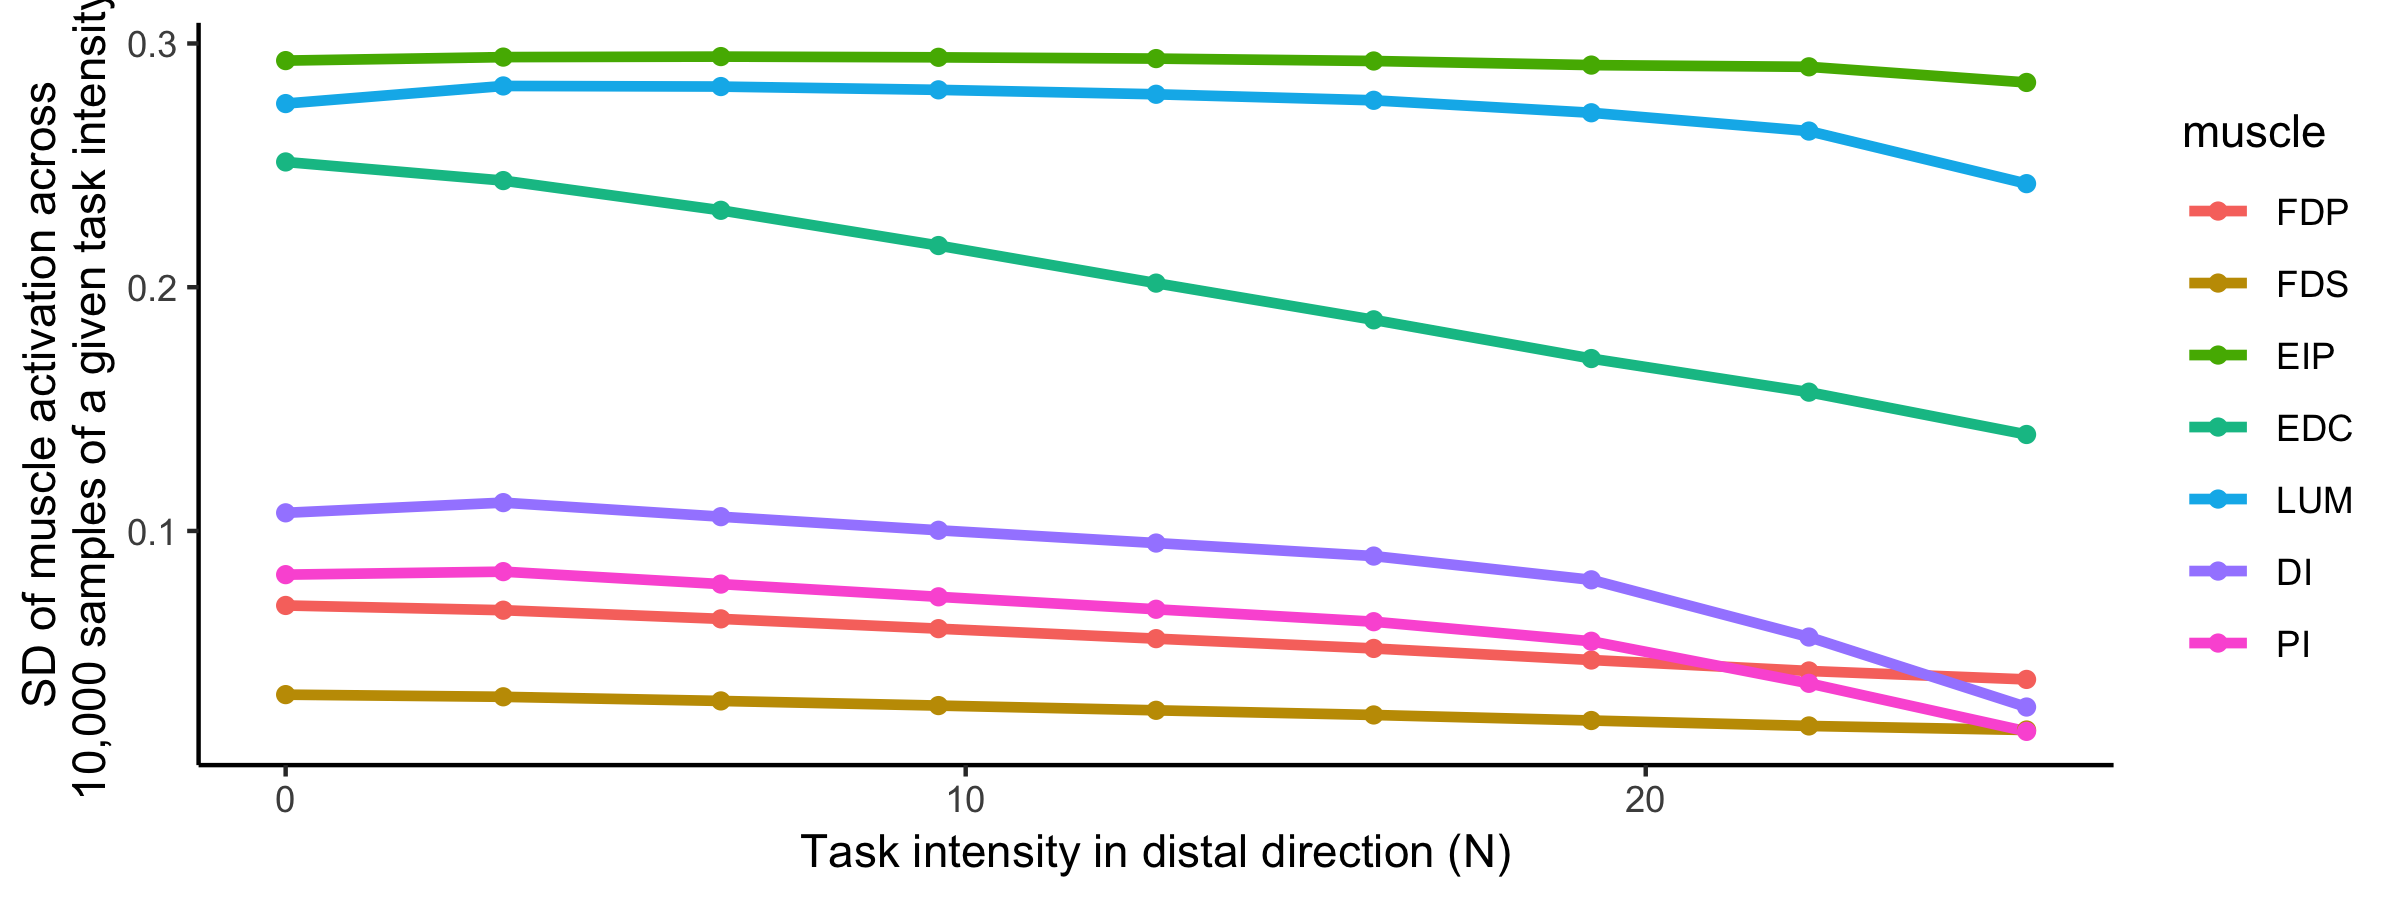

R code for this plot:
source('pca_analysis.R')
##' Do Call Rbind on list of dataframes
##' @param list of dataframes
##' @return df row-bound concatenated dataframe
dcrb <- function(list_of_dataframes) {
  do.call("rbind", list_of_dataframes)
}

library(reshape2)
library(magrittr)
source('pca_analysis.R')
task_intensities <- c(0,3.2,6.4,9.6,12.8, 16.0,19.2,22.4,25.6)
list_of_hitrun_dataframes_for_different_forces <- list_10k_dataset_hitrun_dataframes()[c(1,2,3,4,5,6,7,8,9)]
pcas_1 <- lapply(list_of_hitrun_dataframes_for_different_forces, get_loadings_for_PC, PC=1, normalize_to_max_abs_value=TRUE) %>% dcrb %>% as.data.frame
pcas_2 <- lapply(list_of_hitrun_dataframes_for_different_forces, get_loadings_for_PC, PC=2, normalize_to_max_abs_value=TRUE) %>% dcrb %>% as.data.frame
pcas_3 <- lapply(list_of_hitrun_dataframes_for_different_forces, get_loadings_for_PC, PC=3, normalize_to_max_abs_value=TRUE) %>% dcrb %>% as.data.frame

posflip_pcas1 <- apply(pcas_1[,1:7], 1, flip_sign_if_dot_is_negative, reference_vector=t(pcas_1[1,1:7]%>%as.matrix)) %>% t %>% as.data.frame
posflip_pcas2 <- apply(pcas_2[,1:7], 1, flip_sign_if_dot_is_negative, reference_vector=t(pcas_2[1,1:7]%>%as.matrix)) %>% t %>% as.data.frame
posflip_pcas3 <- apply(pcas_3[,1:7], 1, flip_sign_if_dot_is_negative, reference_vector=t(pcas_3[1,1:7]%>%as.matrix)) %>% t %>% as.data.frame

posflip_pcas1$task_intensity <- task_intensities
posflip_pcas1$PC <- "PC1"
posflip_pcas2$task_intensity <- task_intensities
posflip_pcas2$PC <- "PC2"
posflip_pcas3$task_intensity <- task_intensities
posflip_pcas3$PC <- "PC3"

pc_df <- melt(dcrb(list(posflip_pcas1,posflip_pcas2,posflip_pcas3)), id.vars=c("PC", "task_intensity"))
colnames(pc_df) <- c("PC", "task_intensity", "muscle", "normalized_loading_value")

p <- ggplot(pc_df, aes(task_intensity, normalized_loading_value, col=muscle)) + geom_line(size=1.3) + facet_grid(~PC) + theme_classic()
p <- p + theme_classic() + xlab("Task intensity in distal direction (N)") + ylab("Normalized Loading Value")





sd_per_task<- lapply(list_of_hitrun_dataframes_for_different_forces, function(x){
	res <- apply(x,2,sd)
}) %>% dcrb %>% as.data.frame
sd_per_task$task_intensity <- task_intensities
sd_df <- melt(sd_per_task, id.vars=c("task_intensity"))
colnames(sd_df) <- c("task_intensity", "muscle","sd_across_10k_solutions")

p_sd <- ggplot(sd_df, aes(task_intensity, sd_across_10k_solutions, col=muscle)) + geom_line(size=1.2)
p_sd <- p_sd + theme_classic() + xlab("Task intensity in distal direction (N)") + ylab("SD of muscle activation across\n10,000 samples of a given task intensity")
p_sd <- p_sd + geom_point()
ggsave("muscle_variance_over_tasks.png",p_sd,width=8, height=3)

zscore_the_columns <- function(df){
	apply(df, 2, function(x){
		x_mean <- mean(x)
		x_sd <- sd(x)
		z_scores <- (x - x_mean)/ x_sd
		return(z_scores)
	}) %>% as.data.frame
}

sample_har_set <- list_of_hitrun_dataframes_for_different_forces[[1]]
list_of_har_dfs_z_scores <- lapply(list_of_hitrun_dataframes_for_different_forces, zscore_the_columns)

expect_zero_mean_variance_1 <- lapply(list_of_har_dfs_z_scores, function(x){
	sds <- apply(x, 2, sd)
	means <- apply(x, 2, mean)
	list(sds,means)
})
expect_true(sum(sapply(expect_zero_mean_variance_1, function(x) x[[2]])) < 1e-12)

#================
unit_variance_df_pc1 <- lapply(list_of_har_dfs_z_scores, get_loadings_for_PC, 1, normalize_to_max_abs_value=FALSE) %>% dcrb %>% as.data.frame
unit_variance_df_pc2 <- lapply(list_of_har_dfs_z_scores, get_loadings_for_PC, 2, normalize_to_max_abs_value=FALSE) %>% dcrb %>% as.data.frame
unit_variance_df_pc3 <- lapply(list_of_har_dfs_z_scores, get_loadings_for_PC, 3, normalize_to_max_abs_value=FALSE) %>% dcrb %>% as.data.frame

posflip_pc1 <- apply(unit_variance_df_pc1[,1:7], 1, flip_sign_if_dot_is_negative, reference_vector=t(unit_variance_df_pc1[1,1:7]%>%as.matrix)) %>% t %>% as.data.frame
posflip_pc2 <- apply(unit_variance_df_pc2[,1:7], 1, flip_sign_if_dot_is_negative, reference_vector=t(unit_variance_df_pc2[1,1:7]%>%as.matrix)) %>% t %>% as.data.frame
posflip_pc3 <- apply(unit_variance_df_pc3[,1:7], 1, flip_sign_if_dot_is_negative, reference_vector=t(unit_variance_df_pc3[1,1:7]%>%as.matrix)) %>% t %>% as.data.frame

posflip_pc1$PC <- "PC1"
posflip_pc2$PC <- "PC2"
posflip_pc3$PC <- "PC3"
posflip_pc1$task_intensity <- task_intensities
posflip_pc2$task_intensity <- task_intensities
posflip_pc3$task_intensity <- task_intensities

pc_df_zeroscore <- melt(dcrb(list(posflip_pc1,posflip_pc2,posflip_pc3)), id.vars=c("PC", "task_intensity"))
colnames(pc_df_zeroscore) <- c("PC","task_intensity", "muscle","z_score_based_pc_val")
p_z_score <- ggplot(pc_df_zeroscore, aes(task_intensity, z_score_based_pc_val, col=muscle)) + geom_line(size=1.3) + facet_grid(~PC)
p_z_score <- p_z_score + theme_classic() + xlab("Task intensity in distal direction (N)") + ylab("PC loading using Z-scores as input)")
#================



G <- arrangeGrob(grobs=list(p, p_z_score), ncol=1)
ggsave('loadings_z_score.png', G, height=10,width=7) 


#TODO work on
lapply(list_of_hitrun_dataframes_for_different_forces, cov)